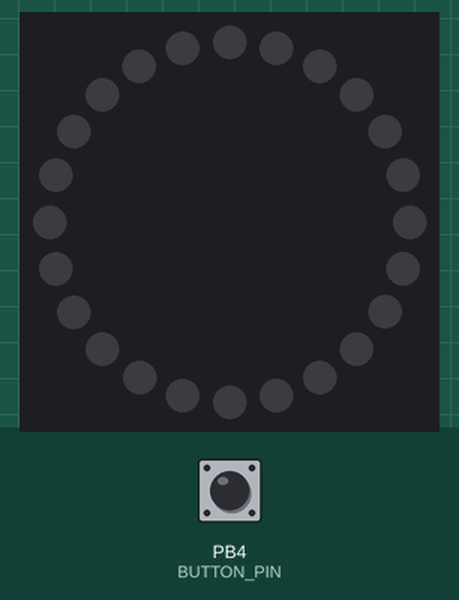
A sketch run on a simulated ATtiny85, built with avr-gcc and run on an emulated ATtiny85. Parts: 24 RGB LEDs in a ring, first at the top, clockwise. The inputs (shaded band) are chosen by the test bench; at power-on: PB4 (BUTTON_PIN) HIGH. Dim RGB values are drawn brighter than linear; random numbers use the default seed unless the sketch sets one.

Above: at 1.2 s.
1.3 s: PB4 (BUTTON_PIN) pulled LOW for 0.15 s
At 2.9 s:
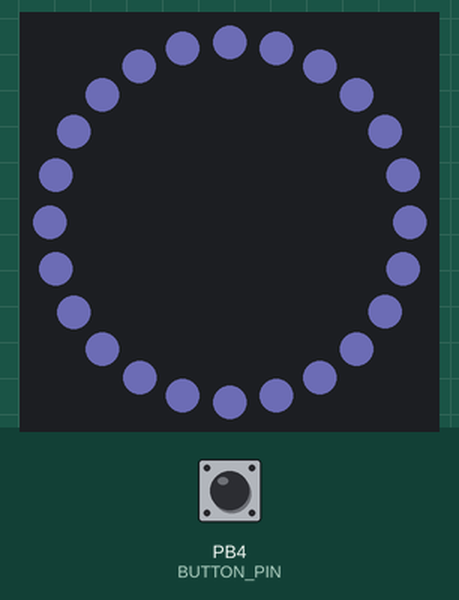
3.9 s: PB4 (BUTTON_PIN) pulled LOW for 3.2 s
At 8.2 s:
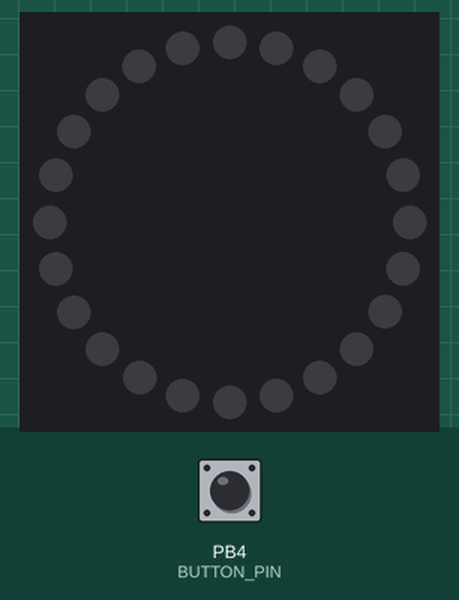
8.6 s: PB4 (BUTTON_PIN) pulled LOW for 1 s
At 10.9 s:
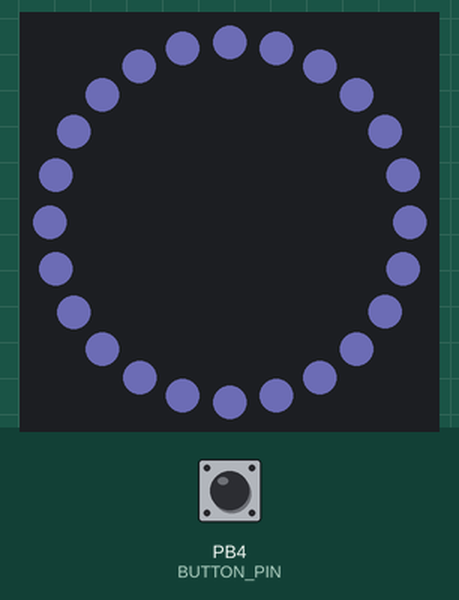
12.1 s: PB4 (BUTTON_PIN) pulsed LOW 5 times (0.12 s each, 0.3 s apart)
At 14.52 s:
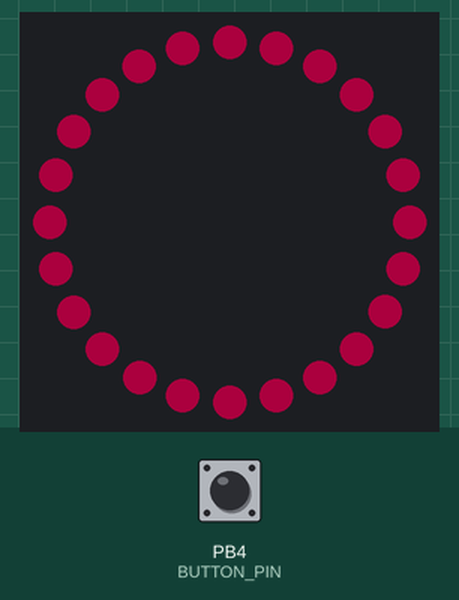

Measured:
- after the input at 1.3 s, the LEDs: change after 1.2 s (image 1)
- after the input at 3.9 s, the LEDs: change after 3.2 s (image 2)
- after the input at 8.6 s, the LEDs: change after 2.0 s (image 3)
- after the input at 12.1 s, the LEDs: change after 2.3 s (image 4)

The sketch:

Iron_man_Led.ino
```cpp
/*
 * Iron Man NeoPixel Ring Control Sketch
 *
 * This sketch is to beused with a 24 pixel neopxiel ring and used to display number of effects and patterns:
 * -  The standard iron man whitish blue colour
 * -  Rainbow effects
 * -  loading ring
 *
 * The setup is fairly simple:
 * -  the neopixel is wired to power with a 100uF electrolytic in parallel to protect it from surges
 * -  TODO: there is a switch wired in series with the power supply??
 * -  the signal wire is connected to pin PIXEL_PIN
 * -  a pushbutton switch is wired to pin BUTTON_PIN for control
 *
 * note: this version has been developed using an arduino mega and serial comms however final version intended for attiny85
 *
 *
 */

#include <Adafruit_NeoPixel.h>

#define PIXEL_PIN 3
#define BUTTON_PIN 4

Adafruit_NeoPixel strip = Adafruit_NeoPixel(24, PIXEL_PIN, NEO_GRB + NEO_KHZ800);

// effect numbers
#define EFFECT_COUNT          6
#define IRON_MAN              1
#define LOADING               2
#define RAINBOW               3
#define RAINBOW_WHEEL         4
#define RANDOM_COLOUR         5
#define RANDOM_PIXEL_COLOUR   6

int delay_array [EFFECT_COUNT + 1] = {1000, 50, 10, 10, 100, 100};

uint8_t count = 0;
uint8_t colour_index = 0;

int position_lag = 0;
int position_lag1 = 0;

uint32_t ringColour = 0;

boolean button_state = false;
#define BUTTON_DEBOUNCE_TIME 50
#define BUTTON_RESET_TIME 2000
#define BUTTON_PRESS_TIME 1000
uint8_t button_press_count = 0;
uint8_t previous_button_press_count = 0;
unsigned long button_timer = 0;
unsigned long button_press_timer = 0;
boolean button_timeout = false;
boolean button_press_timer_active = false;
int effect_delay = 1000;
unsigned long effect_timer = 0;

#define BRIGHTNESS_FACTOR 10

uint32_t iron_man = strip.Color(150,150,255);
uint32_t off = strip.Color(0,0,0);

void setup() {
  //Serial.begin(115200);

  pinMode(BUTTON_PIN, INPUT_PULLUP);
  strip.begin();
  strip.show();
  strip.setBrightness(64);
}

void loop() {
  // wait for specified delay time whilst checking state of button
  // check if button pressed and if so take millis
  if(!digitalRead(BUTTON_PIN) && button_state == false){
    button_timer = millis();
    button_state = true;
    //Serial.print("Button pressed\t");
  }
  // check for button release
  else if(digitalRead(BUTTON_PIN) && button_state == true){
    button_state = false;
    button_timer = millis() - button_timer;
    //Serial.print("button released after ");
    //Serial.print(button_timer);
    //Serial.println("ms\t");
    // if longer than off time, turn LEDs off
    if(button_timer > BUTTON_RESET_TIME){
      previous_button_press_count = 0;
      effect_delay = 1000;
      count = 0;
      effect_timer = 0;
      button_press_count = 0;
      //Serial.println("Resetting!!\n");
    }
    // if longer than debounce time find out if within button_press_time and increment count if so else set timeout bit
    else if(button_timer > BUTTON_DEBOUNCE_TIME){
      if(button_press_count == 0){
        button_press_timer_active = true;
      }
      button_press_count++;
      button_press_timer = millis();
    }
  }
  else if(((millis() - button_press_timer) > BUTTON_PRESS_TIME) && (button_press_timer_active == true)){
    button_press_timer_active = false;
    button_timeout = true;
    //Serial.print("Button press timeout, count = ");
    //Serial.println(button_press_count);
    //Serial.println("");
  }

  // check if button_timeout is true and respond by setting new display parameters
  if(button_timeout){
    button_timeout = false;
    count = 0;
    previous_button_press_count = button_press_count;
    button_press_count = 0;
    effect_timer = 0;
    if(previous_button_press_count <= EFFECT_COUNT){
      effect_delay = delay_array[previous_button_press_count - 1];
    }
    else{
      effect_delay = 1000;
    }

  }

  if((millis() - effect_timer) > effect_delay){
    // update pixel ring based on the previous button press count
    switch(previous_button_press_count){
      case IRON_MAN:
      {
        allLedsOn(iron_man);
      }
      break;
      case LOADING:
      {
        loading();
      }
      break;
      case RAINBOW:
      {
        rainbow();
      }
      break;
      case RAINBOW_WHEEL:
      {
        rainbow_wheel();
      }
      break;
      case RANDOM_COLOUR:
      {
        randomRingFlash();
      }
      break;
      case RANDOM_PIXEL_COLOUR:
      {
        randomPixelRingFlash();
      }
      break;
      default:
      {
        allLedsOff();
      }
      break;
    }
    effect_timer = millis();
  }
}

void allLedsOff(void){
  for(int n = 0; n<24; n++){
    strip.setPixelColor(n, off);
  }
  strip.show();
}

void allLedsOn(uint32_t colour){
    for(int n = 0; n<24; n++){
      strip.setPixelColor(n, colour);
    }
    strip.show();
}

void randomRingFlash(void){
  if(count == 0){
    ringColour = Wheel(random(255));
    allLedsOn(ringColour);
  }
  else if(count == 2){
    allLedsOff();
  }

  count++;
  if(count == 3){
    count = 0;
  }
  //delay(100);
}

void randomPixelRingFlash(void){
  if(count == 0){
    for(int n = 0; n<24; n++){
      strip.setPixelColor(n, Wheel(random(255)));
    }
    strip.show();
  }
  else if(count == 2){
    allLedsOff();
  }

  count++;
  if(count == 3){
    count = 0;
  }

  //delay(100);
}


void loading(void){
  for(int n = 0; n<24; n++){
    position_lag = n-count;
    position_lag1 = (n-24)-count;
    if(abs(position_lag1) < abs(position_lag)){
      position_lag = position_lag1;
    }
    if((position_lag > -4) && (position_lag <= 0)){
      strip.setPixelColor(n,255/(BRIGHTNESS_FACTOR*position_lag),255/(BRIGHTNESS_FACTOR*position_lag),255/(BRIGHTNESS_FACTOR*position_lag));
    }
    else{
      strip.setPixelColor(n, 0,0,0);
    }
  }
  strip.show();
  count++;
  if(count == 24){
    count = 0;
  }
  //delay(100);
}

void rainbow_wheel(){
  for(int n=0; n<24; n++){
    colour_index = count + (n*10);
    strip.setPixelColor(n, Wheel(colour_index));
  }
  strip.show();
  count++;
  //delay(10);
}

void rainbow(){
  for(int m = 0; m< 24; m++){
    strip.setPixelColor(m, Wheel(count));
  }
  strip.show();
  count++;
  //delay(10);
}

// Input a value 0 to 255 to get a color value.
// The colours are a transition r - g - b - back to r.
uint32_t Wheel(byte WheelPos) {
  WheelPos = 255 - WheelPos;
  if(WheelPos < 85) {
    return strip.Color(255 - WheelPos * 3, 0, WheelPos * 3);
  }
  if(WheelPos < 170) {
    WheelPos -= 85;
    return strip.Color(0, WheelPos * 3, 255 - WheelPos * 3);
  }
  WheelPos -= 170;
  return strip.Color(WheelPos * 3, 255 - WheelPos * 3, 0);
}
```
